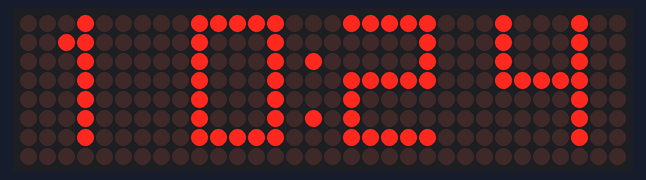
The sketch below on a simulated Arduino Uno, built with avr-gcc and run on an emulated ATmega328P. Parts: 32×8 LED matrix. The local clock reads 2024-03-15 10:24:30 at power-on unless the sketch sets it.

Above: at 0.1 s.
At 30.5 s:
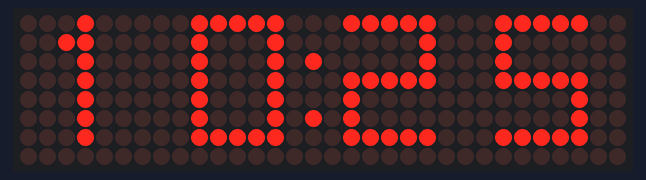
At 90.3 s:
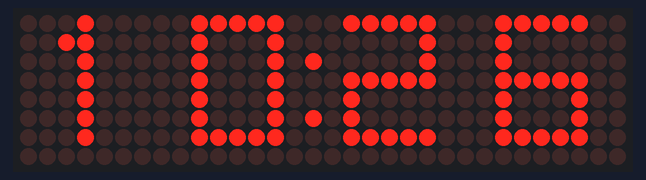

The sketch:

clock_wth_rtc.ino
```cpp
#include "LedControl.h"
LedControl lc=LedControl(2,3,4,4);

#include <Wire.h>
#include "RTClib.h"
RTC_DS1307 rtc;

//----Time Var----------
int TimeHours10s;
int TimeHours1s;
int TimeMinutes10s;
int TimeMinutes1s;
int TimeSeconds10s;
int TimeSeconds1s;
//----------------------

//---Input Pins for setting  Time--

//---------------------------------
void setup()
{
  // initialize I/O pins----------------------------
  rtc.begin();
  Serial.begin(9600);
  Wire.begin();

  if (! rtc.isrunning())
  {
  Serial.println("RTC is Not running");
  }

  //-----------------------------------------------
   lc.shutdown(0,false);
    lc.shutdown(1,false);
    lc.shutdown(2,false);
    lc.shutdown(3,false);
   //set a medium brightness for the Leds
   lc.setIntensity(0,2);
   lc.setIntensity(1,2);
   lc.setIntensity(2,2);
   lc.setIntensity(3,2);
}

void loop()
{
ShowTime();
delay(965);
//---------------------------------
  }


void SendDataDotMatrix(int DispNumber,int Digit)
{
int dp;
if(Digit == 1)
{
  if(DispNumber == 2)//
  dp = 0x01;
  else
  dp = 0x00;
 //-----------------Show 1----------------------
lc.setRow(DispNumber,0,0x10 );
lc.setRow(DispNumber,1,0x30 );
lc.setRow(DispNumber,2,0x10 | dp);
lc.setRow(DispNumber,3,0x10 );
lc.setRow(DispNumber,4,0x10 );
lc.setRow(DispNumber,5,0x10 | dp);
lc.setRow(DispNumber,6,0x10 );
lc.setRow(DispNumber,7,0x00 );
//---------------------------------------------
}
if(Digit == 2)
{
  if(DispNumber == 2)//
  dp = 0x01;
  else
  dp = 0x00;
//-----------------Show 2----------------------
lc.setRow(DispNumber,0,0x7c);
lc.setRow(DispNumber,1,0x04);
lc.setRow(DispNumber,2,0x04 | dp);
lc.setRow(DispNumber,3,0x7c);
lc.setRow(DispNumber,4,0x40);
lc.setRow(DispNumber,5,0x40 | dp);
lc.setRow(DispNumber,6,0x7c);
lc.setRow(DispNumber,7,0x00);
}
//---------------------------------------------
if(Digit == 3)
{
   if(DispNumber == 2)//
  dp = 0x01;
  else
  dp = 0x00;
//-----------------Show 3----------------------
lc.setRow(DispNumber,0,0x7c);
lc.setRow(DispNumber,1,0x04);
lc.setRow(DispNumber,2,0x04 | dp);
lc.setRow(DispNumber,3,0x3c);
lc.setRow(DispNumber,4,0x04);
lc.setRow(DispNumber,5,0x04 | dp);
lc.setRow(DispNumber,6,0x7c);
lc.setRow(DispNumber,7,0x00);
}

//---------------------------------------------
if(Digit == 4)
{
  if(DispNumber == 2)//
  dp = 0x01;
  else
  dp = 0x00;
//-----------------Show 4----------------------
lc.setRow(DispNumber,0,0x44);
lc.setRow(DispNumber,1,0x44);
lc.setRow(DispNumber,2,0x44 | dp);
lc.setRow(DispNumber,3,0x7c);
lc.setRow(DispNumber,4,0x04);
lc.setRow(DispNumber,5,0x04 | dp);
lc.setRow(DispNumber,6,0x04);
lc.setRow(DispNumber,7,0x00);
}
//---------------------------------------------
if(Digit == 5)
{
  if(DispNumber == 2)//
  dp = 0x01;
  else
  dp = 0x00;
//-----------------Show 5----------------------
lc.setRow(DispNumber,0,0x7c);
lc.setRow(DispNumber,1,0x40);
lc.setRow(DispNumber,2,0x40 | dp);
lc.setRow(DispNumber,3,0x7c);
lc.setRow(DispNumber,4,0x04);
lc.setRow(DispNumber,5,0x04 | dp);
lc.setRow(DispNumber,6,0x7c);
lc.setRow(DispNumber,7,0x00);
}
//---------------------------------------------
if(Digit == 6)
{
if(DispNumber == 2)//
  dp = 0x01;
  else
  dp = 0x00;
//-----------------Show 6----------------------
lc.setRow(DispNumber,0,0x7c);
lc.setRow(DispNumber,1,0x40);
lc.setRow(DispNumber,2,0x40 | dp);
lc.setRow(DispNumber,3,0x7c);
lc.setRow(DispNumber,4,0x44);
lc.setRow(DispNumber,5,0x44 | dp);
lc.setRow(DispNumber,6,0x7c);
lc.setRow(DispNumber,7,0x00);
}

//---------------------------------------------
if(Digit == 7)
{
  if(DispNumber == 2)//
  dp = 0x01;
  else
  dp = 0x00;
//-----------------Show 7----------------------
lc.setRow(DispNumber,0,0x7c);
lc.setRow(DispNumber,1,0x04);
lc.setRow(DispNumber,2,0x04 | dp);
lc.setRow(DispNumber,3,0x08);
lc.setRow(DispNumber,4,0x10);
lc.setRow(DispNumber,5,0x10 | dp);
lc.setRow(DispNumber,6,0x10);
lc.setRow(DispNumber,7,0x00);
}
//---------------------------------------------
if(Digit == 8)
{
  if(DispNumber == 2)//
  dp = 0x01;
  else
  dp = 0x00;
//-----------------Show 8----------------------
lc.setRow(DispNumber,0,0x7c);
lc.setRow(DispNumber,1,0x44);
lc.setRow(DispNumber,2,0x44 | dp);
lc.setRow(DispNumber,3,0x7c);
lc.setRow(DispNumber,4,0x44);
lc.setRow(DispNumber,5,0x44 | dp);
lc.setRow(DispNumber,6,0x7c);
lc.setRow(DispNumber,7,0x00);
}
//---------------------------------------------
if(Digit == 9)
{
  if(DispNumber == 2)//
  dp = 0x01;
  else
  dp = 0x00;
//-----------------Show 9----------------------
lc.setRow(DispNumber,0,0x7c);
lc.setRow(DispNumber,1,0x44);
lc.setRow(DispNumber,2,0x44 | dp);
lc.setRow(DispNumber,3,0x7c);
lc.setRow(DispNumber,4,0x04);
lc.setRow(DispNumber,5,0x04 | dp);
lc.setRow(DispNumber,6,0x7c);
lc.setRow(DispNumber,7,0x00);
}
//---------------------------------------------
if(Digit == 0)
{
  if(DispNumber == 2)//
  dp = 0x01;
  else
  dp = 0x00;
//-----------------Show 0----------------------
lc.setRow(DispNumber,0,0x7c);
lc.setRow(DispNumber,1,0x44);
lc.setRow(DispNumber,2,0x44 | dp);
lc.setRow(DispNumber,3,0x44);
lc.setRow(DispNumber,4,0x44);
lc.setRow(DispNumber,5,0x44 | dp);
lc.setRow(DispNumber,6,0x7c);
lc.setRow(DispNumber,7,0x00);
}

}


void ShowTime()
  {
    if (! rtc.isrunning()){
       SendDataDotMatrix(0,1);
       SendDataDotMatrix(1,1);
       SendDataDotMatrix(2,1);
       SendDataDotMatrix(3,1);
    }

//-------------------------------------------------
DateTime now = rtc.now();

if (now.minute()>=0 && now.minute()<=9){
  TimeMinutes1s = now.minute();
  TimeMinutes10s = 0;
}

if (now.minute()>=10 && now.minute()<=19){
  TimeMinutes1s = now.minute()-10;
  TimeMinutes10s = 1;
}
if (now.minute()>=20 && now.minute()<=29){
  TimeMinutes1s = now.minute()-20;
  TimeMinutes10s = 2;
}
if (now.minute()>=30 && now.minute()<=39){
  TimeMinutes1s = now.minute()-30;
  TimeMinutes10s = 3;
}
if (now.minute()>=40 && now.minute()<=49){
  TimeMinutes1s = now.minute()-40;
  TimeMinutes10s = 4;
}
if (now.minute()>=50 && now.minute()<=59){
  TimeMinutes1s = now.minute()-50;
  TimeMinutes10s = 5;
}
//--------------------------------------------
if (now.hour()>=0 && now.hour()<=9){
  TimeHours1s = now.hour();
  TimeHours10s = 0;
}
if (now.hour()>=10 && now.hour()<=19){
  TimeHours1s = now.hour()-10;
  TimeHours10s = 1;
}
if (now.hour()>=20 && now.hour()<=23){
  TimeHours1s = now.hour()-20;
  TimeHours10s = 2;
}

 //--------------------------------------------
 SendDataDotMatrix(0,TimeMinutes1s);
 SendDataDotMatrix(1,TimeMinutes10s);

 SendDataDotMatrix(2,TimeHours1s);
 if(TimeHours10s == 0)
 lc.shutdown(3,true);
 else
 {
  lc.shutdown(3,false);
 SendDataDotMatrix(3,TimeHours10s);
 }

 //---------------------------------------------

 }
```

Measured:
- what the display in image 1 shows lasts 59.9 s, from 30.4 s to 90.3 s
